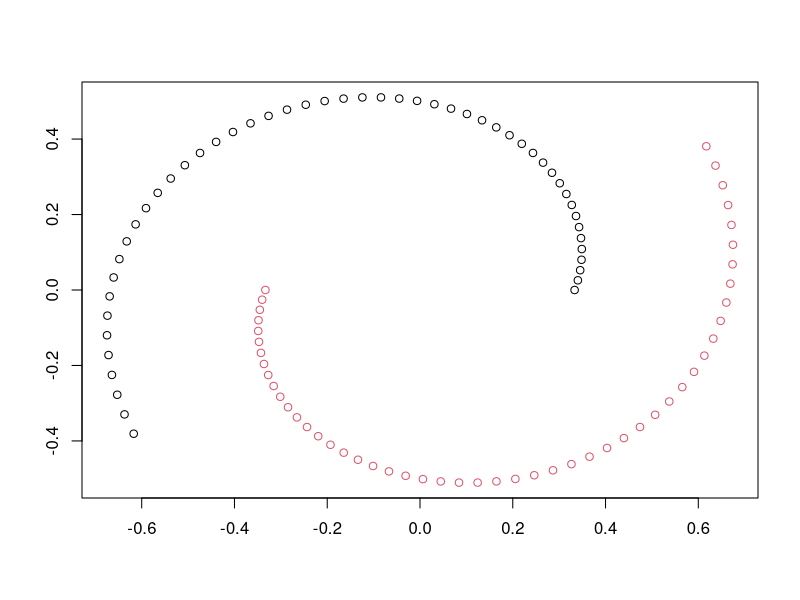
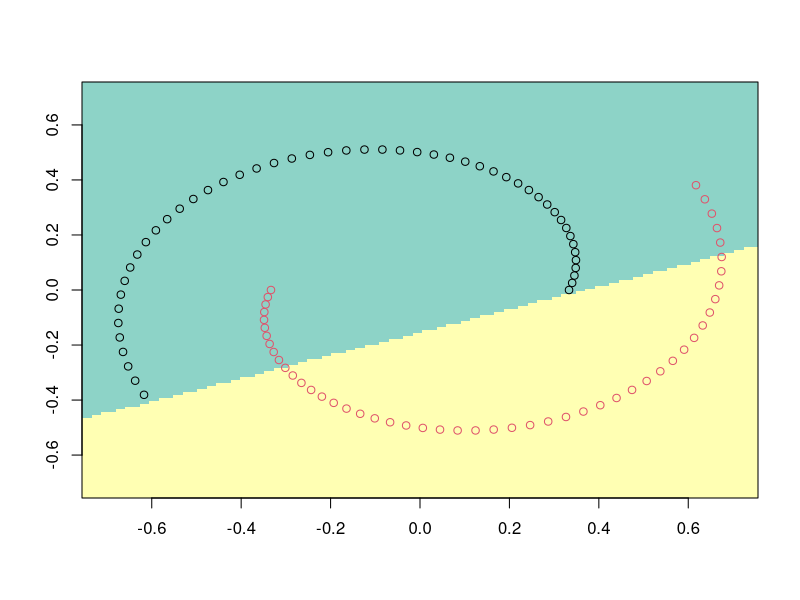
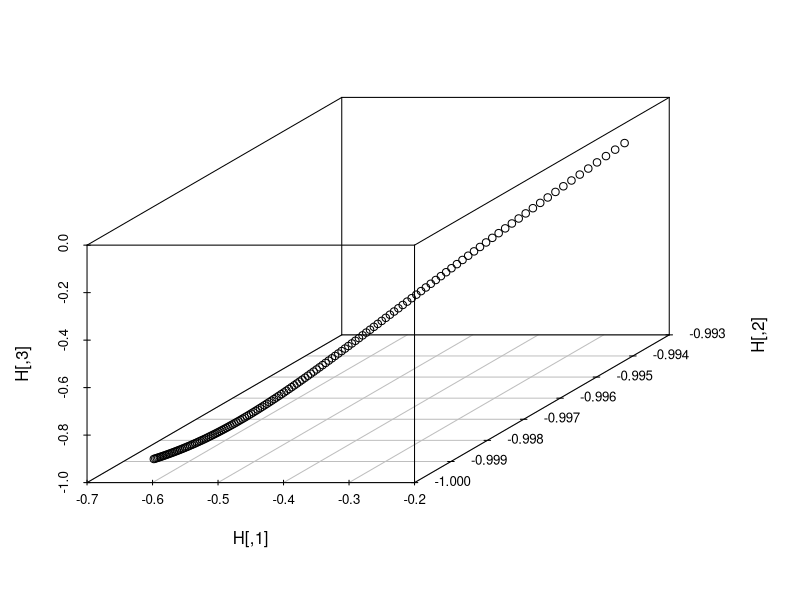

Generate these figures, in order, with R:
rm(list = ls())
library(mlbench)
library("scatterplot3d") # load


sech2 <- function(u) {
  return (((2 / (exp(u)+exp(-u))) * (2/(exp(u) + exp(-u)))))
}

YMLP <- function(Zin, Win, Xin, add, case=0){
  Hs <- apply(Zin, 2, function(z,x) tanh(x%*%z), x=Xin)
  if(case==1){
    Hs <- t(Hs)
  }
  Hs <- cbind(Hs,add)
  Yhat <- tanh(Hs%*%Win)
  return(list(Yhat,Hs))
}

n = 100
dados <- mlbench.spirals(n,0.6)
plot(dados)


Xin<-dados$x

Yin<-(as.numeric(dados$classes)^2)-3


tol<-0.1
eta<-0.01
maxepocas<-1000



sech_squared <- function(x){
  return (((2/(exp(x)+exp(-x)))*(2/(exp(x)+exp(-x)))))
}

nHidden <- 3
nExits<- 1

  nCases <- dim(Xin)[1]
  nInputs <- dim(Xin)[2]
  
  Z <- matrix(runif((nInputs+1)*nHidden)-0.5, ncol=nHidden)
  W <- matrix(runif((nHidden+1)*nExits)-0.5, ncol=nExits)
  
  #Bias intermediário
  Xin <- cbind(Xin,1)
  
  nepocas<-0
  eepoca<-tol+1
  evec<-matrix(nrow=1,ncol=maxepocas)
  
  while ((nepocas < maxepocas) && (eepoca>tol)){ #eepocas erro da epoca e tol tolerancia
    ei2<-0
    #sequencia aleatoria para treinamento
    xseq<-sample(nCases)
    for (i in 1:nCases) {
      #padrao para sequencia aleatoria
      irand<-xseq[i]
      
      retlist <- YMLP(Z, W, Xin[irand,], 1, 1)

      Yhat_i <- retlist[[1]]
      Hs <- retlist[[2]]
      
      #erro = (y[iseq] – yhat)
      E_saidas <- Yin[irand] - Yhat_i
      dE_saidas <- E_saidas * (sech_squared(Hs%*%W))
      dE_intern <- (dE_saidas%*%t(head(W,-1)))*(sech_squared(t(Xin[irand,])%*%Z))
      
      #Atualiza pesos w
      W <- W + eta * t(Hs)%*%dE_saidas
      
      #Atualiza pesos z
      Z <- Z + eta * Xin[irand,]%*%dE_intern
      
      ei2 = ei2 + sum(E_saidas^2)
    }
    #numero de epocas
    nepocas<-nepocas+1
    evec[nepocas]<-ei2/nCases
    #erro por epoca
    eepoca<-evec[nepocas]
  }


plotrange <- 0.7

#plots
seqx1x2 <- seq(-plotrange, plotrange, 0.01)
lseq <- length(seqx1x2)
MZ <- matrix(nrow=lseq, ncol=lseq)

cr <- 0
a <- 0
H = matrix(nrow=lseq, ncol=3)
for(i in 1:lseq){
  for(j in 1:lseq){
    cr <- cr+1
    x1 <- seqx1x2[i]
    x2 <- seqx1x2[j]
    x1x2 <- matrix(cbind(x1,x2), nrow=1)
    x1x2 <- cbind(x1x2,1)
    
    retlist <- YMLP(Z, W, x1x2, 1, 1)
    MZ[i,j] <- retlist[[1]]
  }
  H[a,] <- retlist[[2]][,1:3]
  a<-a+1
}

library(RColorBrewer)
coul <- brewer.pal(9, "Set3")

image(MZ, useRaster = TRUE, axes = FALSE, col = coul[1:2], )
par(new=T)
plot(dados, xlim = c(-plotrange,plotrange), 
     ylim = c(-plotrange,plotrange))
scatterplot3d(H)
